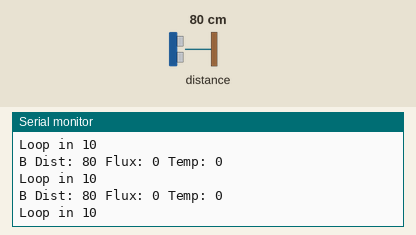
Simulated run of this sketch. Board: ESP32. Shown: the last lines printed to the serial monitor. The test bench sets the inputs (shaded band); at power-on: distance to the obstacle 80 cm.

Above: at 1.7 s.
1.8 s: distance to the obstacle set to 2 cm
At 2.06 s:
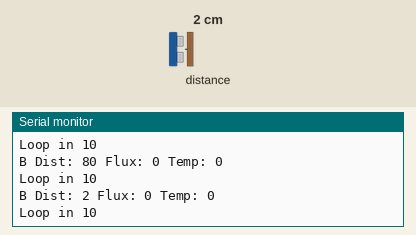
3.3 s: distance to the obstacle set to 4 cm
At 3.62 s:
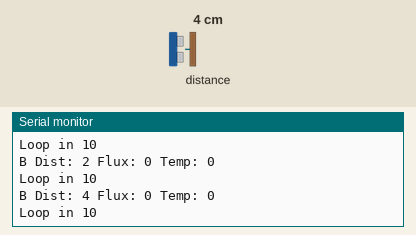
Timing chart, 0 to 6.3 s (numbered marks = the images above; inputs shaded):
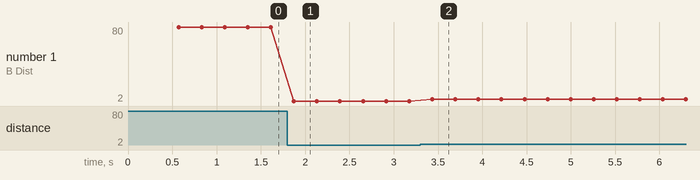

The sketch:

tf_mini_plus.ino
```cpp
#include <HardwareSerial.h>
#include <TFMPlus.h>

HardwareSerial UART_a(1);
HardwareSerial UART_b(2);

//TFmini tfmini;
// Pins:
// Red: +5V
// White: receiving, TX, pin 17
// Blue: transmitting, RX, pin 16
// Black: GND
TFMPlus tfmP_a;
TFMPlus tfmP_b;

#define PIN_TFA_RX  5
#define PIN_TFA_TX 18
#define PIN_TFB_RX 16
#define PIN_TFB_TX 17


void setup() {
    Serial.begin( 115200);   // Intialize terminal serial port
    delay(20);               // Give port time to initalize


    UART_a.begin( 115200, SERIAL_8N1, PIN_TFA_RX, PIN_TFA_TX);   // Intialize terminal serial port
    delay(20);               // Give port time to initalize
    tfmP_a.begin( &UART_a);   // Initialize device library object and...

    UART_b.begin( 115200, SERIAL_8N1, PIN_TFB_RX, PIN_TFB_TX);  // Initialize TFMPLus device serial port.
    delay(20);               // Give port time to initalize
    tfmP_b.begin( &UART_b);   // Initialize device library object and...

    delay(500);  // added to allow the System Rest enough time to complete

	Serial.println("Setup done *********");

}

int16_t tfDist = 0;
int16_t tfFlux = 0;
int16_t tfTemp = 0;
void loop()
{
	unsigned long start = millis();
    //if( tfmP_a.getData( tfDist, tfFlux, tfTemp)) // Get data from the device.
    //{
		/*
		Serial.print( "A Dist: ");   // display distance in log
		Serial.print(tfDist);   // display distance in log
		Serial.print( " Flux: ");   // display distance in log
		Serial.print(tfFlux);   // display distance in log
		Serial.print( " Temp: ");   // display distance in log
		Serial.println(tfTemp);   // display distance in log
		*/
    //}

    if( tfmP_b.getData( tfDist, tfFlux, tfTemp)) // Get data from the device.
    {

	  Serial.print( "B Dist: ");   // display distance in log
      Serial.print(tfDist);   // display distance in log
      Serial.print( " Flux: ");   // display distance in log
      Serial.print(tfFlux);   // display distance in log
      Serial.print( " Temp: ");   // display distance in log
      Serial.println(tfTemp);   // display distance in log

    }

	unsigned long stop = millis();
	Serial.print("Loop in ");
	Serial.println(stop - start);
    delay(250);
}
```

Measured:
- after the input at 1.8 s, the serial monitor: prints a new line after 0.07 s (image 1)
- after the input at 3.3 s, the serial monitor: prints a new line after 0.14 s (image 2)
- plotted number 1: 80 → 2 after the input at 1.8 s, 2 → 4 after the input at 3.3 s
